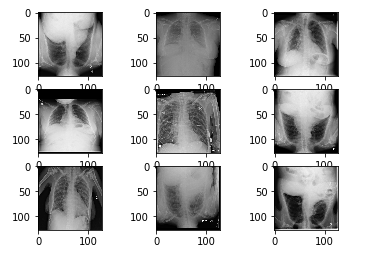
#> input picture images/data_augmentation.png, 377 x 265 px; its folder holds 4 pictures in this run
$ jupyter execute --allow-errors x_ray_eda.ipynb
#> lines starting #> are read from the running program, lines starting #| are printed output that depends on the picture
[cell 1]
import cv2
import datetime as dt
import h5py
import matplotlib.pyplot as plt
import matplotlib.pylab as plb
import numpy as np
import os
import pandas as pd
from glob import glob

[cell 2]
# def proc_images():
#     """
#     Saves compressed, resized images as HDF5 datsets
#     Returns
#         data.h5, where each dataset is an image or class label
#         e.g. X23,y23 = image and corresponding class label
#     """
start = dt.datetime.now()
# ../input/
PATH = os.path.abspath(os.path.join('input'))
# ../input/sample/images/
SOURCE_IMAGES = os.path.join(PATH, 'sample', "images")
# ../input/sample/images/*.png
images = glob(os.path.join(SOURCE_IMAGES, "*.png"))
# Load labels
#> (the rest of this cell did not finish here and is left out)

#> (a cell that did not finish here is left out)

[cell 4]
plt.figure(figsize=(16,16))
plt.subplot(131)
plt.imshow(cv2.imread(images[0]))

plt.subplot(132)
plt.imshow(cv2.imread(images[1]))
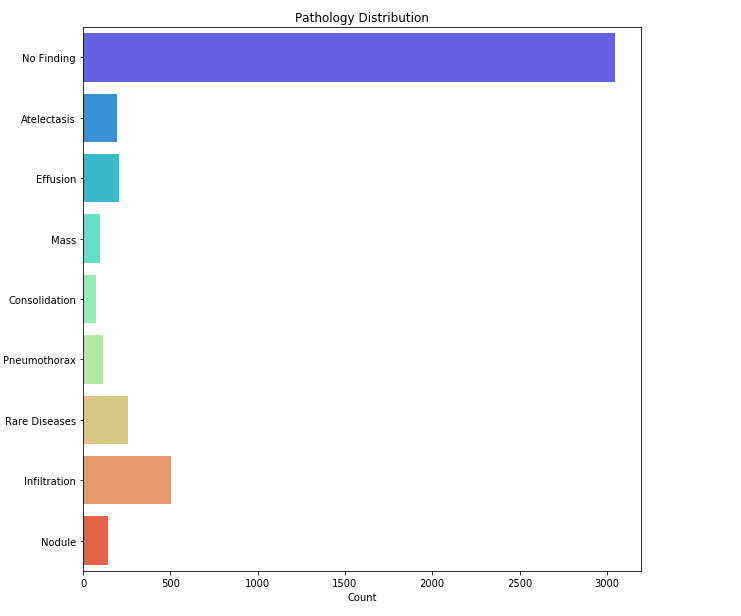
#> input picture images/pathology_distribution.png, 741 x 616 px

plt.subplot(133)
plt.imshow(cv2.imread(images[2]));
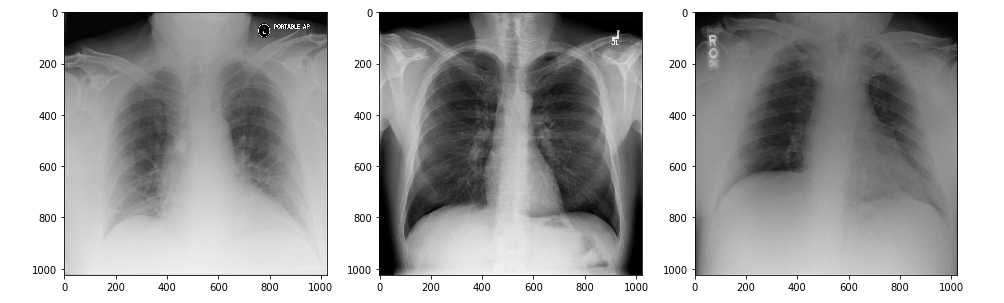
#> input picture images/sample_image.png, 1004 x 303 px
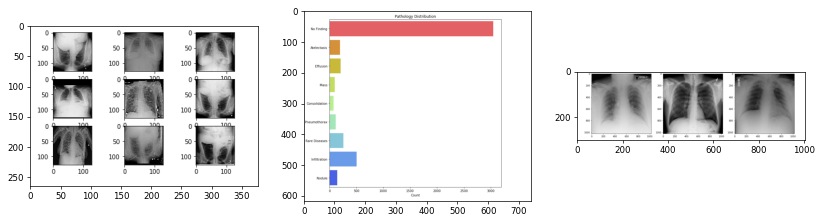
#> figure drawn by matplotlib, 3 panels; B, G, R data is drawn as R, G, B
